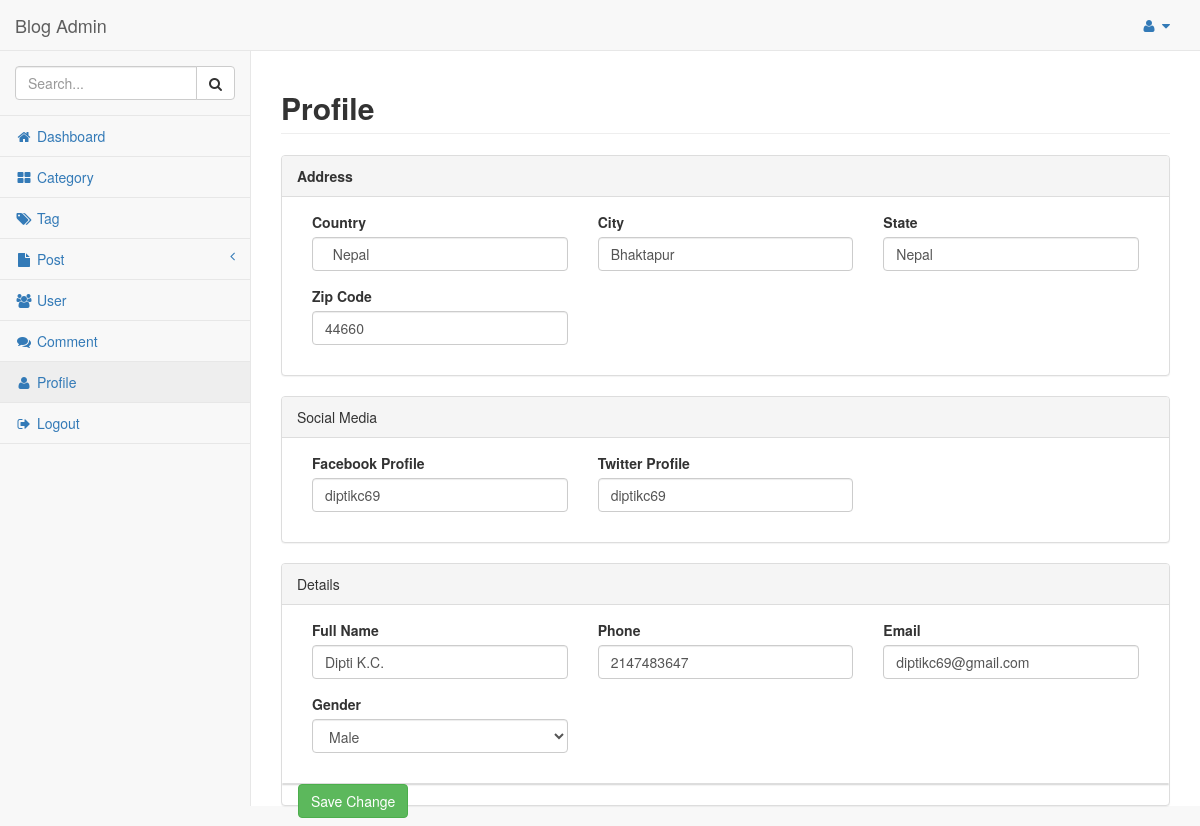
The page /admin/profile.php (signed in) on the database its author committed.
### tables this page shows
CREATE TABLE `user_profile` (
  `id` int(100) NOT NULL,
  `user_id` int(100) NOT NULL,
  `country` varchar(100) DEFAULT NULL,
  `city` varchar(100) DEFAULT NULL,
  `state` varchar(100) DEFAULT NULL,
  `zip_code` int(100) DEFAULT NULL,
  `facebook_profile` varchar(100) DEFAULT NULL,
  `twitter_profile` varchar(100) DEFAULT NULL,
  `phone` int(100) DEFAULT NULL,
  `profile_image` varchar(100) DEFAULT NULL,
  `gender` varchar(100) DEFAULT NULL
);

CREATE TABLE `users` (
  `id` int(100) NOT NULL,
  `email` varchar(50) NOT NULL,
  `password` varchar(50) NOT NULL,
  `status` tinyint(1) NOT NULL DEFAULT 0,
  `full_name` varchar(100) NOT NULL,
  `is_admin` tinyint(1) NOT NULL DEFAULT 0,
  `created_at` date NOT NULL
);

### admin/profile.php (the view, shortened to what this page needs)
<?php
include 'include/head.php';
$userId = $_SESSION['userId'];
if(isset($userId)){
    $sql = "SELECT * FROM users WHERE id = '$userId' LIMIT 1" ;
    $result = mysqli_query($conn,$sql);
    while($row = mysqli_fetch_array($result)) {
        $fullName = $row['full_name'];
        $email = $row['email'];
    }
   $profileSql = "SELECT * FROM user_profile WHERE user_id = '$userId' LIMIT 1";
   $profileResult = mysqli_query($conn,$profileSql);
   while($profileRow = mysqli_fetch_array($profileResult)) {
    $Country = $profileRow['country'];
    $City = $profileRow['city'];
    $State = $profileRow['state'];
    $zipCode = $profileRow['zip_code'];
    $facebookLink = $profileRow['facebook_profile'];
    $twitterLink = $profileRow['twitter_profile'];
    $phone = $profileRow['phone'];
   }
}
?>
<body>
    <div id="wrapper">
        <nav class="navbar navbar-default navbar-static-top" role="navigation" style="margin-bottom: 0">
            <?php include 'include/navbar.php';?>
            <?php include 'include/sidebar.php';?>
        </nav>
        <div id="page-wrapper">
            <div class="row">
                <div class="col-lg-12">
                    <h2 class="page-header"><b>Profile</b></h2>
                </div>
            </div>
            <div class="row">
                <div class="col-sm-12">
                </div>
            </div>
            <form action="profile.php" method="post">
                <div class="panel panel-default">
                    <div class="panel-heading">
                       <b> Address </b>
                    </div>
                    <div class="panel-body">
                        <div class="col-lg-4 col-md-12">
                            <div class="form-group">
                                <label> Country </label>
                                <input value=" <?php echo $Country; ?>"
                                class="form-control" name="country" placeholder="Country">
                            </div>
                        </div>
                        <div class="col-lg-4 col-md-12">
                            <div class="form-group">
                                <label> City </label>
                                <input value="<?php echo $City; ?>"
                                class="form-control" name="city" placeholder="City">
                            </div>
                        </div>
                        <div class="col-lg-4 col-md-12">
                            <div class="form-group">
                                <label>State</label>
                                <input value="<?php echo $State; ?>"
                                class="form-control" name="state" placeholder=" State">
                            </div>
                        </div>
                        <div class="col-lg-4 col-md-12">
                            <div class="form-group">
                                <label>Zip Code</label>
                                <input value="<?php echo $zipCode; ?>"
                                class="form-control" name="zip_code" placeholder="Zip Code">
                            </div>
                        </div>
                    </div>
                </div>
                <div class="panel panel-default">
                    <div class="panel-heading">
                        Social Media
                    </div>
                    <div class="panel-body">
                        <div class="col-lg-4 col-md-12">
                            <div class="form-group">
                                <label>Facebook Profile</label>
                                <input value="<?php echo $facebookLink; ?>"
                                class="form-control" name="facebook_profile" placeholder="Facebook Profile">
                            </div>
                        </div>
                        <div class="col-lg-4 col-md-6">
                            <div class="form-group">
                                <label>Twitter Profile</label>
                                <input value="<?php echo $twitterLink; ?>"
                                class="form-control" name="twitter_profile" placeholder="Twitter Profile">
                            </div>
                        </div>
                    </div>
                </div>
                <div class="panel panel-default">
                    <div class="panel-heading">
                        Details
                    </div>
                    <div class="panel-body">
                        <div class="col-lg-4 col-md-12">
                            <div class="form-group">
                                <label>Full Name</label>
                                <input value ="<?php echo $fullName; ?>"
                                 class="form-control" name="full_name" placeholder="fname">
                            </div>
                        </div>
                        <div class="col-lg-4 col-md-6">
                            <div class="form-group">
                                <label>Phone</label>
                                <input value="<?php echo $phone; ?>"
                                class="form-control" name="phone" placeholder="phone">
                            </div>
                        </div>
                        <div class="col-lg-4 col-md-6">
                            <div class="form-group">
                                <label>Email</label>
                                <input value="<?php echo $email; ?>"
                                class="form-control" name="email" placeholder="email">
                            </div>
                        </div>
                        <div class="col-lg-4 col-md-12">
                            <div class="form-group">
                                <label>Gender</label>
                                <select name="gender" class="form-control">
                                <option value="male">Male</option>
                                </select>
                            </div>
                        </div>
                    </div>
                    <div class="panel panel-default">
                      <div class="col-sm-12">
                            <button type="submit" name="save"
                             class="btn   btn-success">
                             Save Change
                            </button>
                      </div>
                    </div>
                </div>
            </form>
        </div>
    </div>
</body>
</html>

### rows shown on the page
user_profile: country "Nepal", city "Bhaktapur", state "Nepal", zip_code "44660", facebook_profile "diptikc69", twitter_profile "diptikc69", phone "2147483647"
users: full_name "Dipti K.C.", email "diptikc69@gmail.com"
